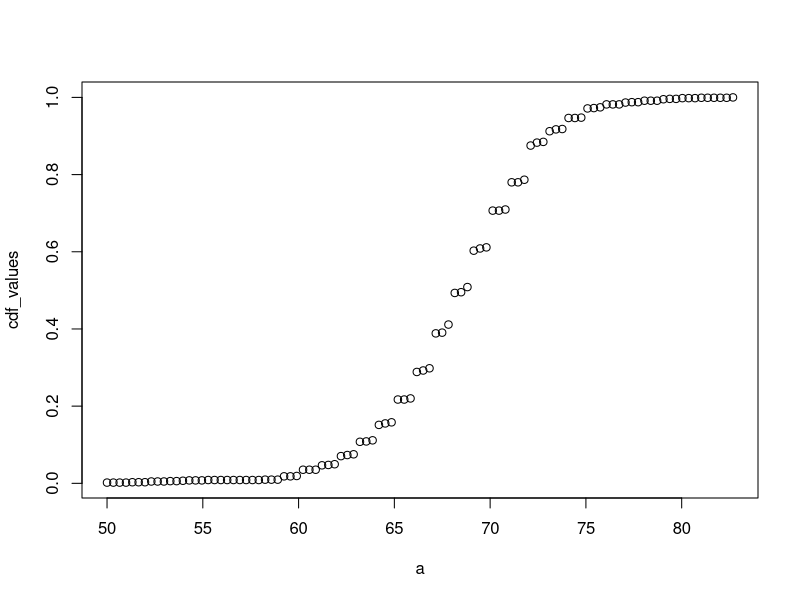

Recreate this plot in R.
# load the dataset
library(dslabs)
data(heights)

# make a table of category proportions
prop.table(table(heights$sex))


#bar plot descibes distributions 

a <- seq(min(heights$height), max(heights$height), length = 100)    # define range of values spanning the dataset
cdf_function <- function(x) {    # computes prob. for a single value
  mean(heights$height <= x)
}
cdf_values <- sapply(a, cdf_function)
plot(a, cdf_values)

#Smooth density plots
